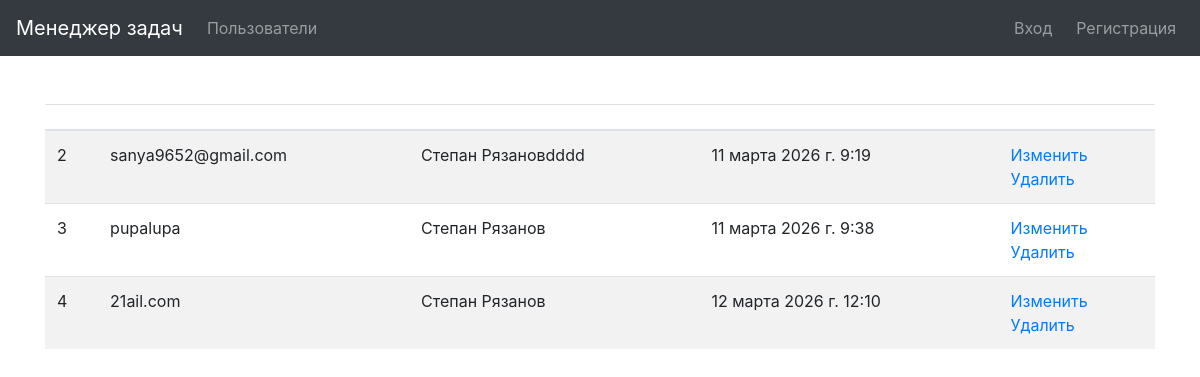
/users/, run on the app's committed database.
### users/models.py (models this page shows)
class User(AbstractUser):
    def __str__(self):
        return self.get_full_name()

### users/views.py (the view)
# urls.py: path('', UsersList.as_view(), name="users"),
class UsersList(ListView):
    model = get_user_model()
    template_name = os.path.join('users', 'index.html')
    context_object_name = 'users'
    extra_context = {
        "edit": "Изменить",
        "delete": "Удалить",
    }

### users/templates/users/index.html (shortened to what this page needs)
{% extends 'base.html' %}
{% load bootstrap4 %}
{% block content %}
<table class="table table-striped">
    <thead>
      <tr>
        <th>{{ ID }}</th>
        <th>{{ username }}</th>
        <th>{{ full_name }}</th>
        <th>{{ created_at }}</th>
        <th></th>
      </tr>
    </thead>
    <tbody>
        {% for user in users %}
        <tr>
          <td>{{ user.id }}</td>
          <td>{{ user.username }}</td>
          <td>{{ user.get_full_name }}</td>
          <td>{{ user.date_joined }}</td>
          <td>
            <a href="{% url 'users:update' user.id %}">{{ edit }}</a>
            <br>
            <a href="{% url 'users:delete' user.id %}">{{ delete }}</a>
          </td>
        </tr>
        {% endfor %}
    </tbody>
  </table>
  {% endblock %}

### task_manager/templates/base.html (style rules this page uses)
body { padding-top: 5rem; }

### data on the page
User: id "2", username "sanya9652@gmail.com", get_full_name "Степан Рязановdddd", date_joined "11 марта 2026 г. 9:19", edit "Изменить", delete "Удалить"
User: id "3", username "pupalupa", get_full_name "Степан Рязанов", date_joined "11 марта 2026 г. 9:38", edit "Изменить", delete "Удалить"
User: id "4", username "21ail.com", get_full_name "Степан Рязанов", date_joined "12 марта 2026 г. 12:10", edit "Изменить", delete "Удалить"
